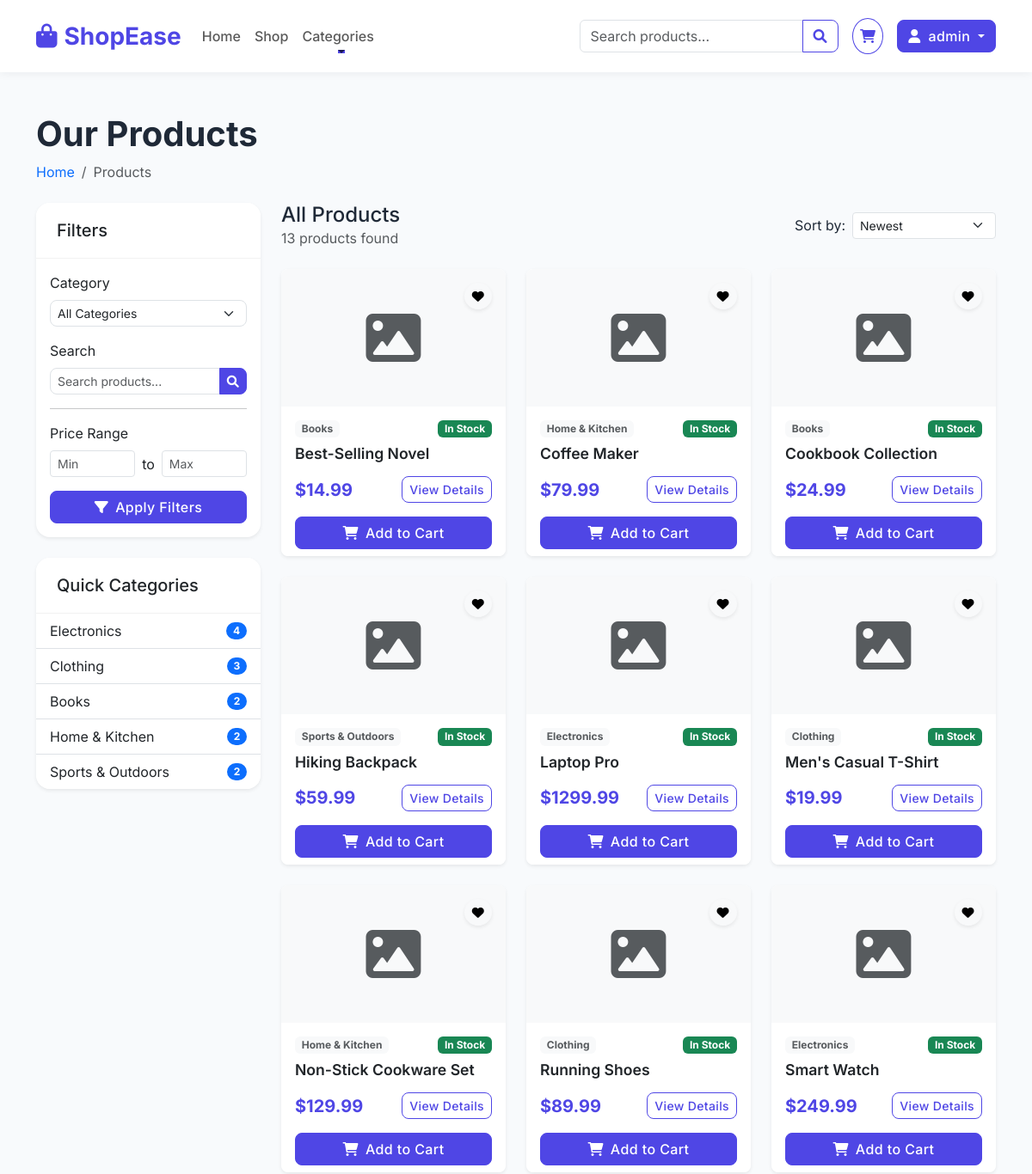
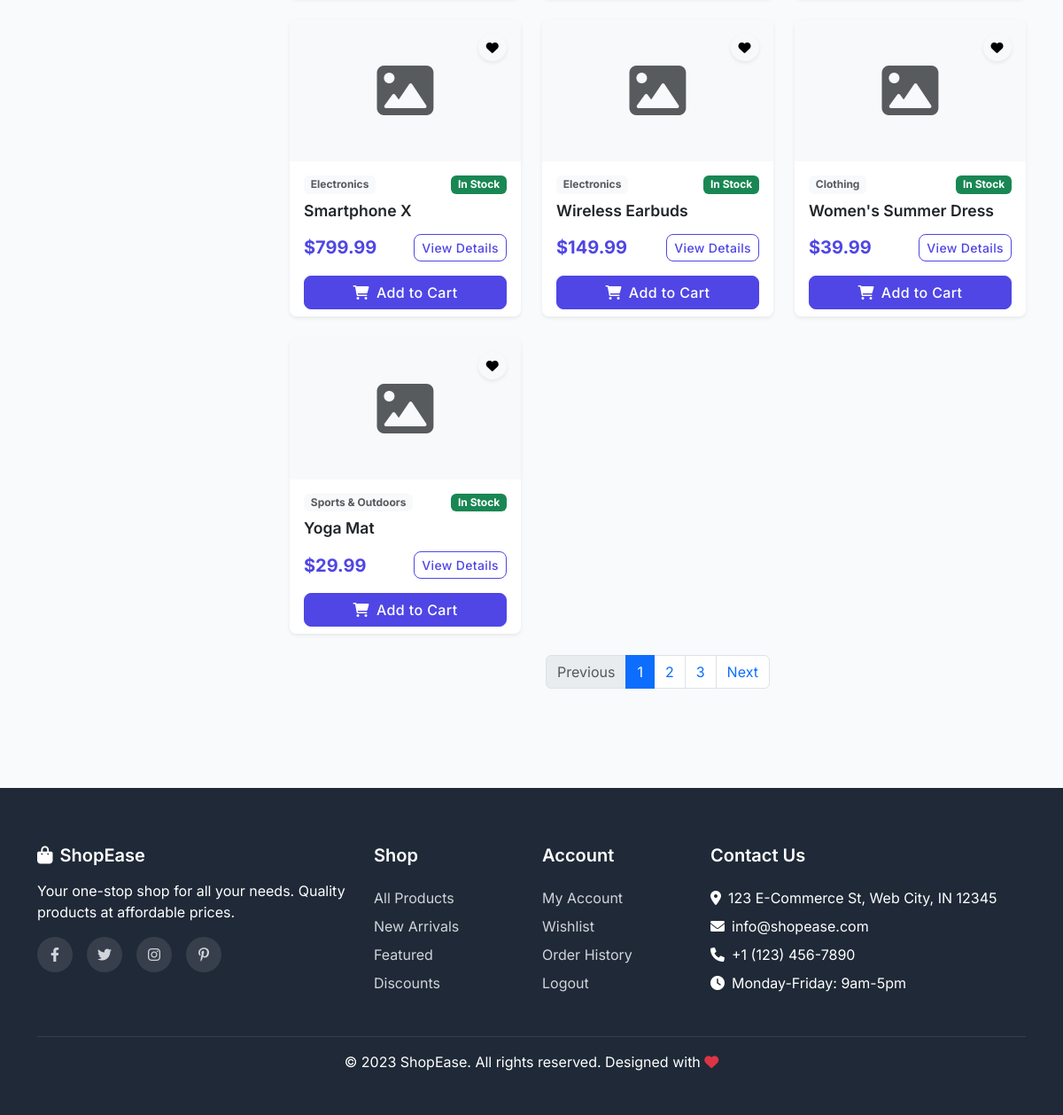
The page /products/ (signed in) on the database its author committed (2 pictures, top to bottom).
### store/models.py (models this page shows, shortened)
class Category(models.Model):
    name = models.CharField(max_length=100)
    slug = models.SlugField(max_length=100, unique=True)
    description = models.TextField(blank=True)
    image = models.ImageField(upload_to='categories', blank=True)
    class Meta:
        verbose_name_plural = 'categories'

class Product(models.Model):
    name = models.CharField(max_length=200)
    slug = models.SlugField(max_length=200, unique=True)
    description = models.TextField()
    price = models.DecimalField(max_digits=10, decimal_places=2)
    image = models.ImageField(upload_to='products')
    stock = models.PositiveIntegerField(default=1)
    available = models.BooleanField(default=True)
    created = models.DateTimeField(auto_now_add=True)
    updated = models.DateTimeField(auto_now=True)
    category = models.ForeignKey(Category, on_delete=models.CASCADE, related_name='products')
    class Meta:
        ordering = ('name',)

### store/views.py (the view)
# urls.py: path('products/', views.product_list, name='product_list'),
def product_list(request):
    category_slug = request.GET.get('category')
    search_query = request.GET.get('q')
    products = Product.objects.filter(available=True)
    categories = Category.objects.all()
    if category_slug:
        category = get_object_or_404(Category, slug=category_slug)
        products = products.filter(category=category)
    if search_query:
        products = products.filter(
            Q(name__icontains=search_query) |
            Q(description__icontains=search_query)
        )
    context = {
        'products': products,
        'categories': categories,
    }
    return render(request, 'store/product_list.html', context)

### templates/store/product_list.html (shortened to what this page needs)
{% extends 'base.html' %}
{% block content %}
<div class="mb-4" data-aos="fade-up">
    <h1 class="fw-bold">Our Products</h1>
    <nav aria-label="breadcrumb">
        <ol class="breadcrumb">
            <li class="breadcrumb-item"><a href="{% url 'home' %}" class="text-decoration-none">Home</a></li>
            <li class="breadcrumb-item active" aria-current="page">Products</li>
        </ol>
    </nav>
</div>
<div class="row">
    <div class="col-lg-3 mb-4">
        <div class="card border-0 shadow-sm rounded-4" data-aos="fade-right">
            <div class="card-header bg-white">
                <h5 class="mb-0">Filters</h5>
            </div>
            <div class="card-body">
                <form method="GET" action="{% url 'product_list' %}">
                    <div class="mb-3">
                        <label for="category" class="form-label">Category</label>
                        <select class="form-select form-select-sm rounded-3" name="category" id="category">
                            <option value="">All Categories</option>
                        </select>
                    </div>
                    <div class="mb-3">
                        <label for="q" class="form-label">Search</label>
                        <div class="input-group input-group-sm">
                            <input type="text" class="form-control rounded-start-3" id="q" name="q" value="{{ request.GET.q }}" placeholder="Search products...">
                            <button class="btn btn-primary rounded-end-3" type="submit">
                                <i class="fas fa-search"></i>
                            </button>
                        </div>
                    </div>
                    <hr>
                    <div class="mb-3">
                        <label class="form-label">Price Range</label>
                        <div class="d-flex align-items-center gap-2">
                            <input type="number" class="form-control form-control-sm" placeholder="Min" min="0">
                            <span>to</span>
                            <input type="number" class="form-control form-control-sm" placeholder="Max" min="0">
                        </div>
                    </div>
                    <div class="d-grid">
                        <button type="submit" class="btn btn-primary">
                            <i class="fas fa-filter me-2"></i>Apply Filters
                        </button>
                    </div>
                </form>
            </div>
        </div>
        <div class="card border-0 shadow-sm rounded-4 mt-4" data-aos="fade-right" data-aos-delay="100">
            <div class="card-header bg-white">
                <h5 class="mb-0">Quick Categories</h5>
            </div>
            <div class="card-body p-0">
                <div class="list-group list-group-flush rounded-bottom-4">
                    {% for category in categories %}
                    <a href="{% url 'category_detail' category.slug %}" class="list-group-item list-group-item-action d-flex justify-content-between align-items-center">
                        {{ category.name }}
                        <span class="badge bg-primary rounded-pill">
                            {{ category.products.count }}
                        </span>
                    </a>
                    {% endfor %}
                </div>
            </div>
        </div>
    </div>
    <div class="col-lg-9">
        <div class="d-flex justify-content-between align-items-center mb-4" data-aos="fade-up">
            <div>
                <h4 class="mb-0">All Products</h4>
                <p class="text-muted mb-0">{{ products.count }} products found</p>
            </div>
            <div class="d-flex align-items-center">
                <label for="sort" class="me-2 text-nowrap">Sort by:</label>
                <select class="form-select form-select-sm" id="sort">
                    <option>Newest</option>
                </select>
            </div>
        </div>
        <div class="row row-cols-1 row-cols-md-3 g-4">
            {% for product in products %}
            <div class="col" data-aos="fade-up" data-aos-delay="{{ forloop.counter|add:'50' }}">
                <div class="card h-100 product-card border-0 shadow-sm">
                    <div class="position-absolute top-0 end-0 p-3">
                        {% if user.is_authenticated %}
                        <a href="{% url 'add_to_wishlist' product.id %}?next=product_list" class="btn btn-sm btn-light rounded-circle shadow-sm">
                            <i class="fas fa-heart"></i>
                        </a>
                        {% endif %}
                    </div>
                    {% if product.image %}
                    <img src="{{ product.image.url }}" class="card-img-top" alt="{{ product.name }}">
                    {% else %}
                    <div class="bg-light text-center py-5">
                        <i class="fas fa-image fa-4x text-muted"></i>
                    </div>
                    {% endif %}
                    <div class="card-body">
                        <div class="d-flex justify-content-between align-items-center mb-2">
                            <span class="badge bg-light text-muted">{{ product.category.name }}</span>
                            {% if product.stock > 0 %}
                            <span class="badge bg-success">In Stock</span>
                            {% else %}
                            <span class="badge bg-danger">Out of Stock</span>
                            {% endif %}
                        </div>
                        <h5 class="card-title">{{ product.name }}</h5>
                        <div class="d-flex justify-content-between align-items-center mt-3">
                            <span class="product-price">${{ product.price }}</span>
                            <a href="{% url 'product_detail' product.slug %}" class="btn btn-sm btn-outline-primary">
                                View Details
                            </a>
                        </div>
                    </div>
                    <div class="card-footer bg-white border-0 pt-0">
                        <div class="d-grid">
                            <a href="{% url 'add_to_cart' product.id %}" class="btn btn-primary">
                                <i class="fas fa-shopping-cart me-2"></i>Add to Cart
                            </a>
                        </div>
                    </div>
                </div>
            </div>
            {% endfor %}
        </div>
        {% if products.count > 12 %}
        <nav aria-label="Page navigation" class="mt-4" data-aos="fade-up">
            <ul class="pagination justify-content-center">
                <li class="page-item disabled">
                    <a class="page-link" href="#" tabindex="-1" aria-disabled="true">Previous</a>
                </li>
                <li class="page-item active"><a class="page-link" href="#">1</a></li>
                <li class="page-item"><a class="page-link" href="#">2</a></li>
                <li class="page-item"><a class="page-link" href="#">3</a></li>
                <li class="page-item">
                    <a class="page-link" href="#">Next</a>
                </li>
            </ul>
        </nav>
        {% endif %}
    </div>
</div>
{% endblock %}

### templates/base.html (shortened to what this page needs)
<!DOCTYPE html>
<html lang="en">
<head>
    <link href="https://cdn.jsdelivr.net/npm/bootstrap@5.3.0/dist/css/bootstrap.min.css" rel="stylesheet">
    <link rel="stylesheet" href="https://cdnjs.cloudflare.com/ajax/libs/font-awesome/6.0.0/css/all.min.css">
    <link rel="stylesheet" href="https://unpkg.com/aos@next/dist/aos.css" />
    <link rel="stylesheet" href="/static/css/style.css">
</head>
<body>
    <header>
        <nav class="navbar navbar-expand-lg navbar-light bg-white py-3">
            <div class="container">
                <a class="navbar-brand" href="{% url 'home' %}">
                    <i class="fas fa-shopping-bag me-2"></i>ShopEase
                </a>
                <div class="collapse navbar-collapse" id="navbarNav">
                    <ul class="navbar-nav me-auto mb-2 mb-lg-0">
                        <li class="nav-item">
                            <a class="nav-link" href="{% url 'home' %}">Home</a>
                        </li>
                        <li class="nav-item">
                            <a class="nav-link" href="{% url 'product_list' %}">Shop</a>
                        </li>
                        <li class="nav-item dropdown">
                            <a class="nav-link dropdown-toggle" href="#" id="categoriesDropdown" role="button"
                               data-bs-toggle="dropdown" aria-expanded="false">
                                Categories
                            </a>
                        </li>
                    </ul>
                    <form class="d-flex me-3" action="{% url 'product_list' %}" method="GET">
                        <div class="input-group">
                            <input class="form-control" type="search" name="q" value="{{ request.GET.q }}" placeholder="Search products..." aria-label="Search">
                            <button class="btn btn-outline-primary" type="submit">
                                <i class="fas fa-search"></i>
                            </button>
                        </div>
                    </form>
                    <div class="d-flex align-items-center">
                        <div class="position-relative me-3">
                            <a class="btn btn-outline-primary rounded-circle p-2" href="{% url 'cart' %}"
                               data-bs-toggle="tooltip" data-bs-title="View Cart">
                                <i class="fas fa-shopping-cart"></i>
                            </a>
                        </div>
                        <div class="dropdown">
                            <button class="btn {% if user.is_authenticated %}btn-primary{% else %}btn-outline-primary{% endif %} dropdown-toggle" type="button" id="userDropdown"
                                data-bs-toggle="dropdown" aria-expanded="false">
                                <i class="fas fa-user me-1"></i>
                                {% if user.is_authenticated %}
                                {{ user.username }}
                                {% else %}
                                Account
                                {% endif %}
                            </button>
                        </div>
                    </div>
                </div>
            </div>
        </nav>
    </header>
    <main class="py-5">
        <div class="container">
            {% block content %}{% endblock %}
        </div>
    </main>
    <footer class="footer mt-5">
        <div class="container">
            <div class="row">
                <div class="col-md-4 mb-4 mb-md-0">
                    <h5 class="mb-3 d-flex align-items-center">
                        <i class="fas fa-shopping-bag me-2"></i> ShopEase
                    </h5>
                    <p class="mb-3">Your one-stop shop for all your needs. Quality products at affordable prices.</p>
                    <div class="social-icons">
                        <a href="#" aria-label="Facebook"><i class="fab fa-facebook-f"></i></a>
                        <a href="#" aria-label="Twitter"><i class="fab fa-twitter"></i></a>
                        <a href="#" aria-label="Instagram"><i class="fab fa-instagram"></i></a>
                        <a href="#" aria-label="Pinterest"><i class="fab fa-pinterest-p"></i></a>
                    </div>
                </div>
                <div class="col-md-2 col-6 mb-4 mb-md-0">
                    <h5>Shop</h5>
                    <ul class="list-unstyled">
                        <li class="mb-2"><a href="{% url 'product_list' %}">All Products</a></li>
                        <li class="mb-2"><a href="#">New Arrivals</a></li>
                        <li class="mb-2"><a href="#">Featured</a></li>
                        <li class="mb-2"><a href="#">Discounts</a></li>
                    </ul>
                </div>
                <div class="col-md-2 col-6 mb-4 mb-md-0">
                    <h5>Account</h5>
                    <ul class="list-unstyled">
                        {% if user.is_authenticated %}
                        <li class="mb-2"><a href="{% url 'profile' %}">My Account</a></li>
                        <li class="mb-2"><a href="{% url 'wishlist' %}">Wishlist</a></li>
                        <li class="mb-2"><a href="{% url 'order_history' %}">Order History</a></li>
                        <li class="mb-2"><a href="{% url 'logout' %}">Logout</a></li>
                        {% else %}
                        <li class="mb-2"><a href="{% url 'login' %}">Login</a></li>
                        <li class="mb-2"><a href="{% url 'register' %}">Register</a></li>
                        {% endif %}
                    </ul>
                </div>
                <div class="col-md-4">
                    <h5>Contact Us</h5>
                    <ul class="list-unstyled">
                        <li class="mb-2"><i class="fas fa-map-marker-alt me-2"></i>123 E-Commerce St, Web City, IN 12345</li>
                        <li class="mb-2"><i class="fas fa-envelope me-2"></i>info@shopease.com</li>
                        <li class="mb-2"><i class="fas fa-phone me-2"></i>+1 (123) 456-7890</li>
                        <li class="mb-2"><i class="fas fa-clock me-2"></i>Monday-Friday: 9am-5pm</li>
                    </ul>
                </div>
            </div>
            <div class="footer-bottom text-center py-3">
                <p class="mb-0">&copy; 2023 ShopEase. All rights reserved. Designed with <i class="fas fa-heart text-danger"></i></p>
            </div>
        </div>
    </footer>
</body>
</html>

### rows shown on the page
Category: name "Electronics", products.count "4"
Category: name "Clothing", products.count "3"
Category: name "Books", products.count "2"
Category: name "Home & Kitchen", products.count "2"
Category: name "Sports & Outdoors", products.count "2"
Product: category.name "Books", stock "In Stock", name "Best-Selling Novel", price "14.99"
Product: category.name "Home & Kitchen", stock "In Stock", name "Coffee Maker", price "79.99"
Product: category.name "Books", stock "In Stock", name "Cookbook Collection", price "24.99"
Product: category.name "Sports & Outdoors", stock "In Stock", name "Hiking Backpack", price "59.99"
Product: category.name "Electronics", stock "In Stock", name "Laptop Pro", price "1299.99"
Product: category.name "Clothing", stock "In Stock", name "Men's Casual T-Shirt", price "19.99"
Product: category.name "Home & Kitchen", stock "In Stock", name "Non-Stick Cookware Set", price "129.99"
Product: category.name "Clothing", stock "In Stock", name "Running Shoes", price "89.99"
Product: category.name "Electronics", stock "In Stock", name "Smart Watch", price "249.99"
Product: category.name "Electronics", stock "In Stock", name "Smartphone X", price "799.99"
Product: category.name "Electronics", stock "In Stock", name "Wireless Earbuds", price "149.99"
Product: category.name "Clothing", stock "In Stock", name "Women's Summer Dress", price "39.99"
Product: category.name "Sports & Outdoors", stock "In Stock", name "Yoga Mat", price "29.99"

### other values the page prints
{{ user.username }} "admin"
{{ products.count }} "13"
